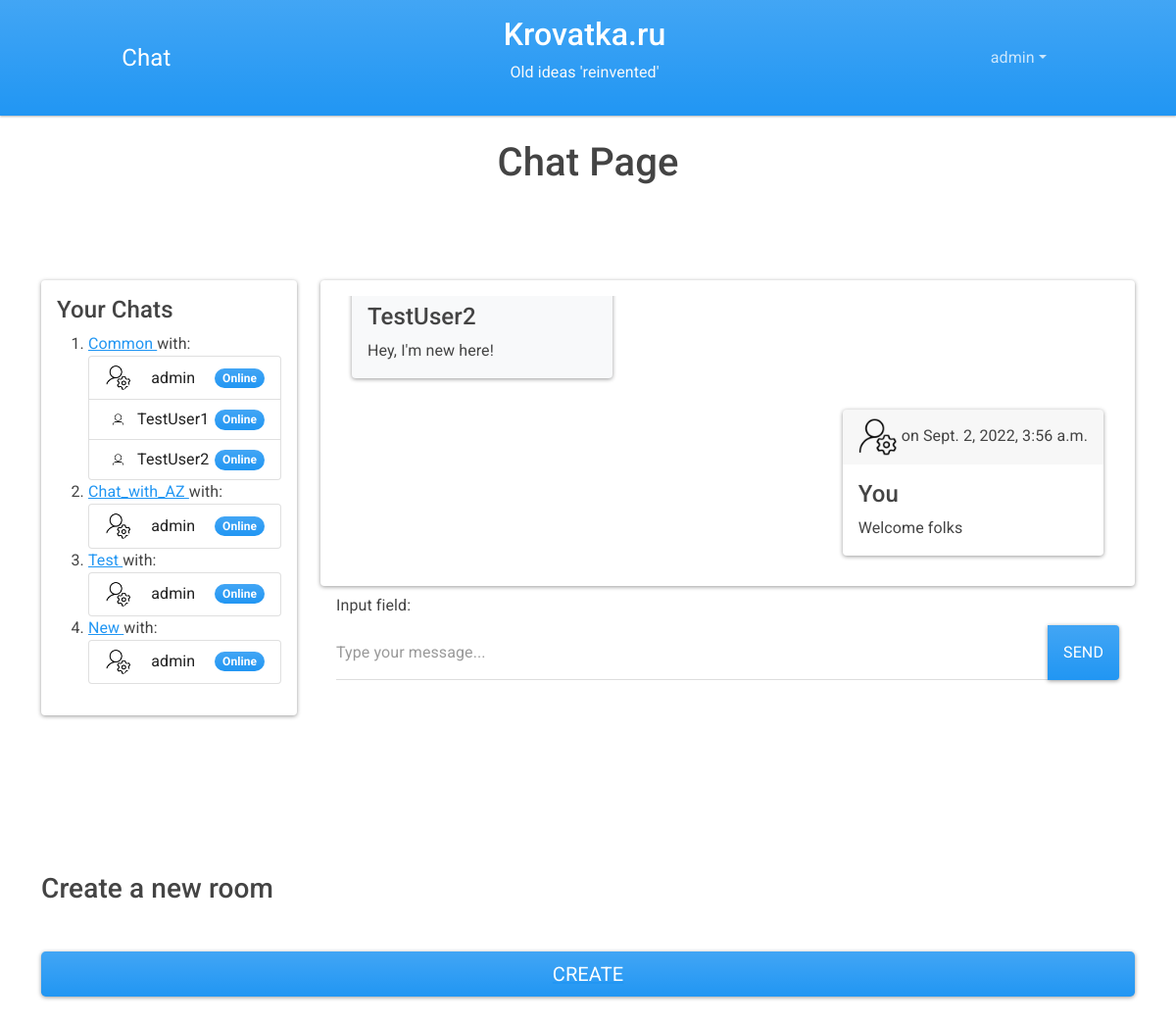
The page /chat/common/ (signed in) on the database its author committed.
### api/models.py (models this page shows, shortened)
class Room(models.Model):
    owner = models.ForeignKey(
        User, related_name='owner', on_delete=models.CASCADE, default=User)
    room_name = models.CharField(
        max_length=32, default='common')
    members = models.ManyToManyField(
        User, related_name='members', blank=False, default=owner)
    class Meta:
        ordering = ('pk', 'owner',)

class Message(models.Model):
    sender = models.ForeignKey(
        User, on_delete=models.CASCADE, related_name='sender')
    message = models.CharField(max_length=1200)
    timestamp = models.DateTimeField(auto_now_add=True)
    is_read = models.BooleanField(default=False)
    room = models.ForeignKey(Room, on_delete=models.CASCADE,
                             related_name='room'
                             )
    def __str__(self):
        return self.message
    class Meta:
        ordering = ('timestamp',)

### user/models.py (models this page shows, shortened)
class Profile(models.Model):
    user = models.OneToOneField(
        User, related_name='profile', on_delete=models.CASCADE)
    avatar = models.ImageField(
        default='img/profile/default.png', upload_to='img/profile')
    bio = models.TextField()
    is_online = models.BooleanField(default=False)

### chat/views.py (the view)
# urls.py: path('chat/<str:room_name>/', views.chat_view, name='chat'),
@csrf_exempt
def chat_view(request, room_name):
    print()
    print('chat_view')
    print()
    if not request.user.is_authenticated:
        return redirect('index')
    print(f'room_name: {room_name}')
    rooms = Room.objects.all()
    room = get_room(request, room_name)
    messages = Message.objects.filter(room__room_name=room_name)
    if room_name == 'common':
        users = User.objects.all()
    else:
        users = Room.objects.get(room_name=room_name).members.all()
    return render(request, "chat/chat.html",
                  {
                      'users': users,
                      'rooms': rooms,
                      'room': room,
                      'messages': messages,
                      'room_name': room_name,
                  })

### chat/views.py (called while the page is built)
def get_room(request, room_name):
    if not Room.objects.filter(room_name=room_name).exists():
        room = Room.objects.create(room_name=room_name, owner=request.user)
    else:
        room = Room.objects.get(room_name=room_name)
    return room

### templates/chat/chat.html (shortened to what this page needs)
{% extends 'chat/index.html' %}
{% load static %}
{% block content %}
<h1 class="py-4 text-center">
  Chat Page
</h1>
<div class="section py-5">
  <div class="row">
    <div class="col-md-3 col-sm-12 my-3">
      <div class="card p-3 ">
        <h4>Your Chats</h4>
        <ol>
          {% for room in rooms %}
          {% if request.user in room.members.all %}
          <li>
            <a href="{%url 'chat' room.room_name  %}">
              {{room.room_name | capfirst}}
            </a> with:
            <ul class="list-group">
              {% for user in room.members.all %}
              <li id="{{ user.id }}"
                class="list-group-item d-flex  chat-user justify-content-between align-items-center">
                <img src="{% static  user.profile.avatar.url %}" class="col-2 rounded-circle">
                <span class="title">{{ user.username }}</span>
                {% if user.profile.is_online %}
                <span class="badge bg-primary rounded-pill">
                  Online
                </span>
                {% else %}
                <span class="badge bg-light rounded-pill">
                  Offline
                </span>
                {% endif %}
              </li>
              {% endfor %}
            </ul>
          </li>
          {% endif %}
          {% endfor %}
        </ol>
      </div>
    </div>
    <div class="col-md-9 col-sm-12 my-3">
      <div class="card p-3">
        <div class="" style="height: 35vh;">
          {% block messages %}
          {% include 'chat/messages.html'%}
          {% endblock %}
        </div>
      </div>
    </div>
  </div>
</div>
<div class="py-5">
  <h3 class="my-5">
    Create a new room
  </h3>
  <a href="{%url 'room'%}">
    <div class="d-grid gap-2">
      <button id="create-room" class="btn btn-lg btn-primary" type="submit">Create</button>
    </div>
  </a>
</div>
{% endblock %}

### templates/chat/navbar.html (shortened to what this page needs)
<nav class="navbar navbar-expand-lg navbar-dark bg-primary">
  <div class="container-fluid  justify-content-evenly">
    <div class="flex-grow-0" id="navbarColor01">
      <a href="{% url 'main' %}" class="navbar-brand">Chat</a>
    </div>
    <div class="d-sm-none d-md-block text-center collapse collapse-horizontal text-light col-sm-6">
      <a href="{% url 'main' %}" class="text-white text-decoration-none ">
        <h2 class="mx-auto">Krovatka.ru</h2>
      </a>
      <p class="mx-auto">Old ideas 'reinvented'</p>
    </div>
    <div class=" d-flex">
      {% if request.user.is_authenticated %}
      <ul class="navbar-nav me-auto">
        <li class="nav-item dropdown">
          <a class="nav-link dropdown-toggle" data-bs-toggle="dropdown" href="#" role="button" aria-haspopup="true"
            aria-expanded="false">{{ request.user.username }}</a>
        </li>
      </ul>
      {% endif %}
    </div>
  </div>
</nav>

### templates/chat/messages.html (shortened to what this page needs)
{% load static %}
{% block messages %}
<div id="board" class="d-flex flex-column h-100 overflow-auto">
  {% for message in messages %}
  {% if message.sender == request.user %}
  <div class="card bg-secondary m-3  align-self-end">
    <div class="card-header">
      <img class="avatar" src="{% static message.sender.profile.avatar.url %}" alt="{{message.sender}}">
      <span class="timestamp">on {{ message.timestamp }}</span>
    </div>
    <div class="card-body">
      <h4 class="card-title">You</h4>
      <p class="card-text">{{ message }}
      </p>
    </div>
  </div>
  {% else %}
  <div class="card bg-light m-3  align-self-start">
    <div class="card-body">
      <h4 class="card-title">{{message.sender}}</h4>
      <p class="card-text">{{ message }}
      </p>
    </div>
  </div>
  {% endif %}
  {% endfor %}
</div>
<form id="chat-box" class="form-group
method=" post">
  <div class="form-group">
    <label class="form-label mt-4">Input field:</label>
    <div class="form-group">
      <div class="input-group mb-3">
        <input id="message" name="message" type="text" class="form-control" placeholder="Type your message..."
          aria-label="Type your message..." aria-describedby="button-addon2">
        <button class="btn btn-primary" type="submit" id="button-addon2">Send</button>
      </div>
    </div>
  </div>
</form>
{% endblock %}

### static/css/style.css (style rules this page uses)
.avatar { max-width: 2.5em; }

### rows shown on the page
Room: room_name "Common"
Room: room_name "Chat_with_AZ"
Room: room_name "Test"
Room: room_name "New"
Message: sender "TestUser2", message "Hey, I'm new here!"
Message: sender.username (picture), timestamp "Sept. 2, 2022, 3:56 a.m.", message "Welcome folks"

### other values the page prints
{{ request.user.username }} "admin"
{{ user.username }} "admin"
{{ user.username }} "TestUser1"
{{ user.username }} "TestUser2"
